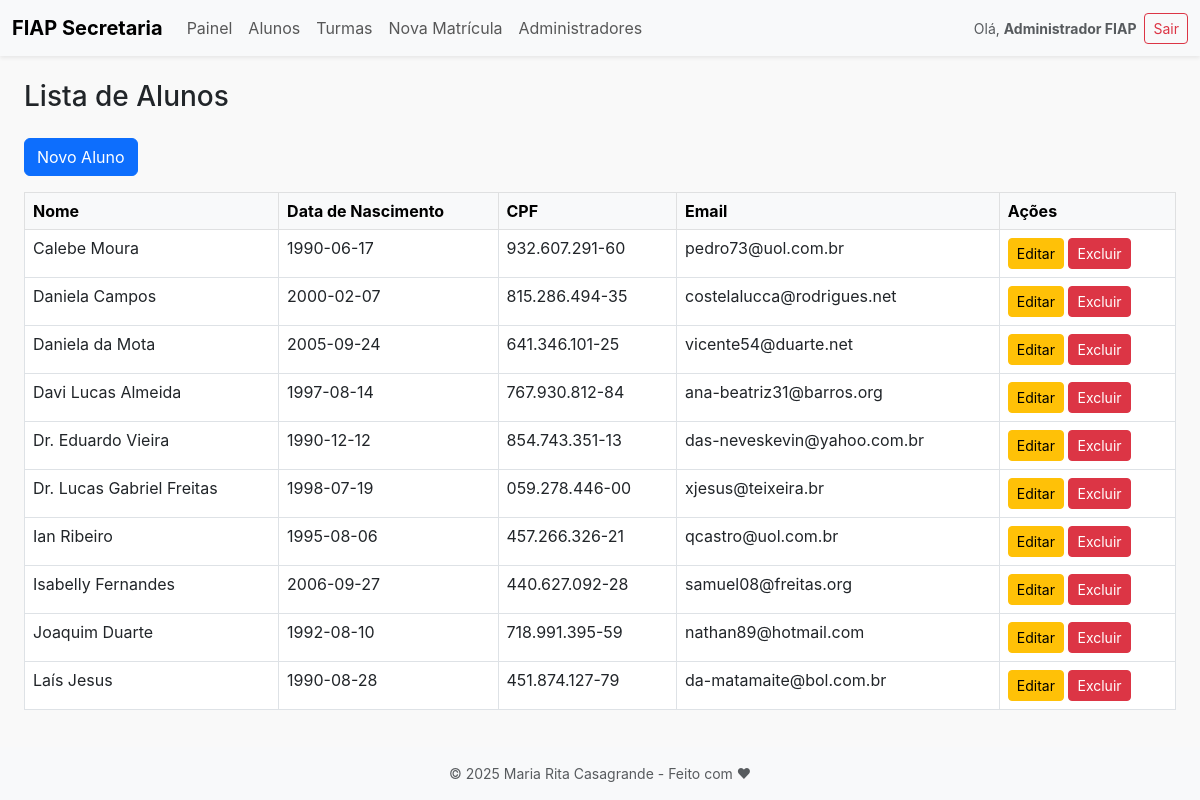
Screenshot of /index.php?page=alunos&action=listar (signed in) with the database file from the repository.
### tables this page shows
CREATE TABLE alunos (
    id INT AUTO_INCREMENT PRIMARY KEY,
    nome VARCHAR(100) NOT NULL,
    data_nascimento DATE NOT NULL,
    cpf VARCHAR(14) NOT NULL UNIQUE,
    email VARCHAR(100) NOT NULL UNIQUE,
    senha VARCHAR(255) NOT NULL,
    criado_em TIMESTAMP DEFAULT CURRENT_TIMESTAMP
);

### controllers/AlunoController.php (called while the page is built, shortened)
<?php
require_once BASE_PATH . '/models/Aluno.php';
class AlunoController
{
    private $model;
    public function __construct()
    {
        $this->model = new Aluno();
    }
    public function listar()
    {
        $pagina = isset($_GET['pagina']) ? max(1, (int) $_GET['pagina']) : 1;
        $limite = 10;
        $alunos = $this->model->listar($pagina, $limite);
        $totalPaginas = $this->model->totalPaginas($limite);
        include BASE_PATH . '/views/alunos/listar.php';
    }
}

### models/Aluno.php (called while the page is built, shortened)
<?php
class Aluno
{
    public function listar($pagina = 1, $limite = 10)
    {
        $offset = ($pagina - 1) * $limite;
        $conn = (new Database())->connect();
        $stmt = $conn->prepare("SELECT * FROM alunos ORDER BY nome ASC LIMIT :limite OFFSET :offset");
        $stmt->bindValue(':limite', $limite, PDO::PARAM_INT);
        $stmt->bindValue(':offset', $offset, PDO::PARAM_INT);
        $stmt->execute();
        return $stmt->fetchAll(PDO::FETCH_ASSOC);
    }
    public function totalPaginas($limite = 10)
    {
        $conn = (new Database())->connect();
        $stmt = $conn->query("SELECT COUNT(*) AS total FROM alunos");
        $total = $stmt->fetch(PDO::FETCH_ASSOC)['total'] ?? 0;
        return ceil($total / $limite);
    }
}

### views/alunos/listar.php (the view, shortened to what this page needs)
<?php include BASE_PATH . '/views/partials/header.php'; ?>
<div class="container-fluid px-4">
    <h1 class="mb-4 fs-3">Lista de Alunos</h1>
    <div class="mb-3">
        <a href="index.php?page=alunos&action=criar" class="btn btn-primary">Novo Aluno</a>
    </div>
    <div class="table-responsive">
        <table class="table table-bordered table-hover">
            <thead class="table-light">
                <tr>
                    <th>Nome</th>
                    <th>Data de Nascimento</th>
                    <th>CPF</th>
                    <th>Email</th>
                    <th>Ações</th>
                </tr>
            </thead>
            <tbody>
                <?php if (!empty($alunos)): ?>
                    <?php foreach ($alunos as $aluno): ?>
                        <tr>
                            <td><?= htmlspecialchars($aluno['nome']) ?></td>
                            <td><?= htmlspecialchars($aluno['data_nascimento']) ?></td>
                            <td><?= htmlspecialchars($aluno['cpf']) ?></td>
                            <td><?= htmlspecialchars($aluno['email']) ?></td>
                            <td>
                                <a href="index.php?page=alunos&action=editar&id=<?= $aluno['id'] ?>"
                                    class="btn btn-sm btn-warning">Editar</a>
                                <a href="index.php?page=alunos&action=excluir&id=<?= $aluno['id'] ?>"
                                    class="btn btn-sm btn-danger"
                                    onclick="return confirm('Tem certeza que deseja excluir este aluno?')">Excluir</a>
                            </td>
                        </tr>
                    <?php endforeach; ?>
                <?php else: ?>
                    <tr>
                        <td colspan="5" class="text-center">Nenhum aluno cadastrado.</td>
                    </tr>
                <?php endif; ?>
            </tbody>
        </table>
    </div>
    <nav class="mt-4">
        <ul class="pagination justify-content-center">
            <?php for ($i = 1; $i <= $totalPaginas; $i++): ?>
                <li class="page-item <?= ($i == ($_GET['pagina'] ?? 1)) ? 'active' : '' ?>">
                    <a class="page-link" href="index.php?page=alunos&action=listar&pagina=<?= $i ?>">
                    </a>
                </li>
            <?php endfor; ?>
        </ul>
    </nav>
</div>
<?php include BASE_PATH . '/views/partials/footer.php'; ?>

### public/index.php (style rules this page uses)
body { font-family: -apple-system, BlinkMacSystemFont, "Segoe UI", Roboto, "Helvetica Neue", Arial, sans-serif; background-color: #f9f9f9; }

### rows the page displays
alunos: nome "Calebe Moura", data_nascimento "1990-06-17", cpf "932.607.291-60", email "pedro73@uol.com.br"
alunos: nome "Daniela Campos", data_nascimento "2000-02-07", cpf "815.286.494-35", email "costelalucca@rodrigues.net"
alunos: nome "Daniela da Mota", data_nascimento "2005-09-24", cpf "641.346.101-25", email "vicente54@duarte.net"
alunos: nome "Davi Lucas Almeida", data_nascimento "1997-08-14", cpf "767.930.812-84", email "ana-beatriz31@barros.org"
alunos: nome "Dr. Eduardo Vieira", data_nascimento "1990-12-12", cpf "854.743.351-13", email "das-neveskevin@yahoo.com.br"
alunos: nome "Dr. Lucas Gabriel Freitas", data_nascimento "1998-07-19", cpf "059.278.446-00", email "xjesus@teixeira.br"
alunos: nome "Ian Ribeiro", data_nascimento "1995-08-06", cpf "457.266.326-21", email "qcastro@uol.com.br"
alunos: nome "Isabelly Fernandes", data_nascimento "2006-09-27", cpf "440.627.092-28", email "samuel08@freitas.org"
alunos: nome "Joaquim Duarte", data_nascimento "1992-08-10", cpf "718.991.395-59", email "nathan89@hotmail.com"
alunos: nome "Laís Jesus", data_nascimento "1990-08-28", cpf "451.874.127-79", email "da-matamaite@bol.com.br"

### other values shown
$_SESSION['admin_nome'] "Administrador FIAP"
